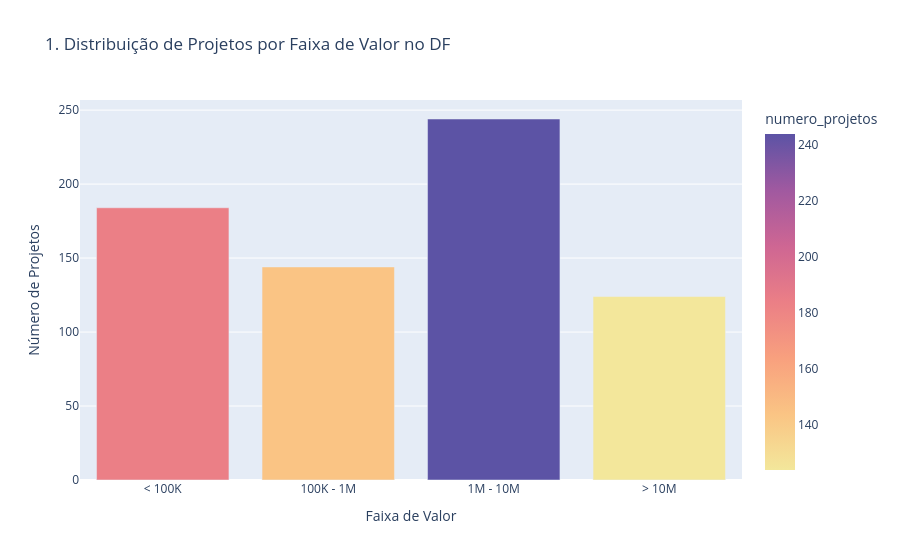

Here is the notebook cell this chart was saved with:
### Markdown cell above
## 7. Visualizações

### 7.1 - Distribuição de Projetos por Faixa de Valor
Objetivo: Analisar a concentração de projetos em diferentes faixas de valor, permitindo entender a escala dos projetos predominantes.

### Code cell
import plotly.express as px
import os

# Garantir que o diretório de visualizações exista
os.makedirs("visualizacoes", exist_ok=True)

faixa_valor_counts = df_clean["faixa_valor"].value_counts().sort_index().reset_index()
faixa_valor_counts.columns = ["faixa_valor", "numero_projetos"]
fig3 = px.bar(faixa_valor_counts, x="faixa_valor", y="numero_projetos",
              title="1. Distribuição de Projetos por Faixa de Valor no DF",
              color="numero_projetos", color_continuous_scale=px.colors.sequential.Sunset)
fig3.update_layout(xaxis_title="Faixa de Valor", yaxis_title="Número de Projetos")
fig3.write_image("visualizacoes/03_faixa_valor.png")
fig3.show()

### Figure 1 — Plotly figure (JSON) as saved in the notebook; plotly's stock layout.template omitted (floating-point values rounded to 4 significant figures)
{"data": [{"hovertemplate": "faixa_valor=%{x}<br>numero_projetos=%{marker.color}<extra></extra>", "legendgroup": "", "marker": {"color": [184, 144, 244, 124], "coloraxis": "coloraxis", "pattern": {"shape": ""}}, "name": "", "orientation": "v", "showlegend": false, "textposition": "auto", "type": "bar", "x": ["< 100K", "100K - 1M", "1M - 10M", "> 10M"], "xaxis": "x", "y": [184, 144, 244, 124], "yaxis": "y"}], "layout": {"barmode": "relative", "coloraxis": {"colorbar": {"title": {"text": "numero_projetos"}}, "colorscale": [[0, "rgb(243, 231, 155)"], [0.1667, "rgb(250, 196, 132)"], [0.3333, "rgb(248, 160, 126)"], [0.5, "rgb(235, 127, 134)"], [0.6667, "rgb(206, 102, 147)"], [0.8333, "rgb(160, 89, 160)"], [1, "rgb(92, 83, 165)"]]}, "legend": {"tracegroupgap": 0}, "title": {"text": "1. Distribuição de Projetos por Faixa de Valor no DF"}, "xaxis": {"anchor": "y", "domain": [0, 1], "title": {"text": "Faixa de Valor"}}, "yaxis": {"anchor": "x", "domain": [0, 1], "title": {"text": "Número de Projetos"}}}}
